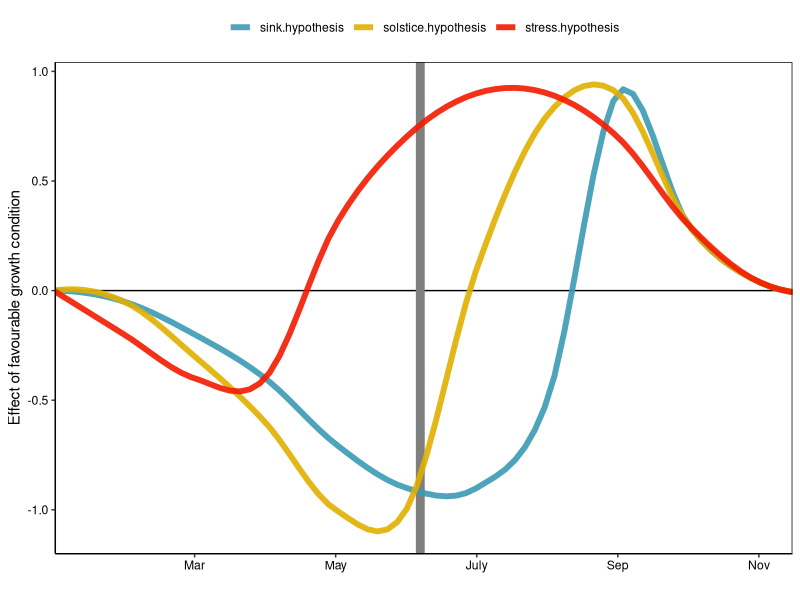

This figure's R source:



#############################################################################################################
############################################## R script for: ################################################
#############################################################################################################
##### Effect of climate warming on the timing of autumn leaf senescence reverses at the summer solstice #####
#############################################################################################################


#############################################################################################################
# Concept figure (not used) #################################################################################
#############################################################################################################



#required packages
require(ggplot2)
require(tidyverse)



##############################################################################################################################################
##############################################################################################################################################



# set the working dirctory
setwd("/Users/consti/Desktop/PhD/Publication_material/17_Autumn_phenology_tier2/PEP_analysis/Analysis")
output_path = "Analysis_output/Autumn/Concept_figure"



##############################################################################################################################################
##############################################################################################################################################



################
## Plot theme ##
################

plotTheme1 = theme(
  legend.position   = "top",
  legend.background = element_blank(),
  legend.text       = element_text(color="black"),
  legend.title      = element_blank(),
  legend.key        = element_blank(),
  panel.grid.major  = element_blank(),
  panel.grid.minor  = element_blank(),
  panel.background  = element_blank(),
  panel.border      = element_rect(colour = "black", fill=NA),
  axis.line         = element_line(color = "black"),
  axis.text         = element_text(colour = "black"),
  strip.background  = element_rect(fill=NA),
  strip.text        = element_text(colour = 'black',face = "italic"),
  plot.title        = element_text(face="bold"))



##############################################################################################################################################
##############################################################################################################################################



#######################
# Conceptual figure 1 #
#######################



## create dataframe
data.df = data.frame(month = c(1:12),
                     stress.hypothesis   = c(0,-0.2, -0.4,-0.4, 0.3, 0.7, 0.9, 0.9,0.7,0.3,0.04,0),
                     solstice.hypothesis = c(0,-0.05,-0.3,-0.6,-1,-1, 0.1,   0.8,0.9,0.3,0.04,0),
                     sink.hypothesis     = c(0,-0.05,-0.2,-0.4,-0.7,-0.9,-0.9, -0.5,0.9,0.3,0.04,0)
)
#long format
data.df = pivot_longer(data.df, -month)


#Plot
Concept.plot = ggplot(data=data.df, aes(x=month, y=value, group=name, colour=name)) +
  #horizontal line
  geom_hline(yintercept = 0, size=0.5)+
  #solstice
  geom_vline(xintercept = 6.2, size=3, alpha=1, color='grey50')+
  geom_line(stat="smooth",method='loess', se=F, span=0.4, size=2, alpha=0.9)+
  coord_cartesian(xlim=c(1.5,11))+
  scale_color_manual(values = c('#3B9AB2','#E1AF00','#F21A00'))+
  scale_x_continuous(breaks = seq(1,11,by=2),
                     labels = c('Jan','Mar','May','July','Sep','Nov'))+
  ylab("Effect of favourable growth condition")+xlab("")+
  plotTheme1


#save plots as .pdf
ggsave(Concept.plot, file="Concept.pdf", path=output_path,
       width=5, height=3.5)  



##############################################################################################################################################
#############################################################THE END##########################################################################
##############################################################################################################################################

  
 